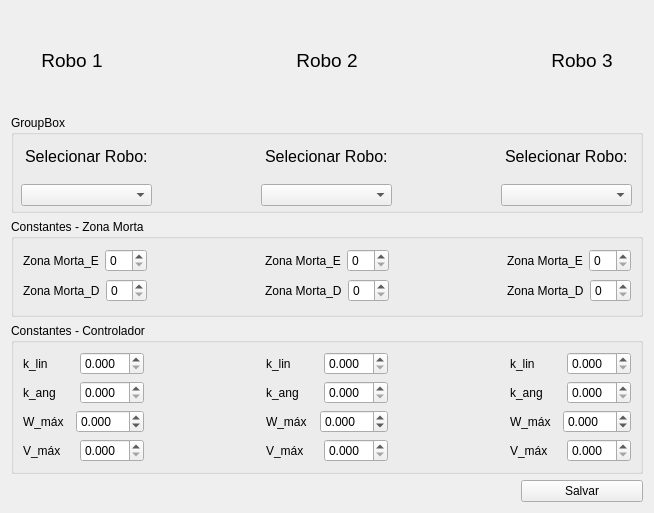
<?xml version="1.0" encoding="UTF-8"?>
<ui version="4.0">
 <class>Constantes_robot</class>
 <widget class="QWidget" name="Constantes_robot">
  <property name="geometry">
   <rect>
    <x>0</x>
    <y>0</y>
    <width>654</width>
    <height>513</height>
   </rect>
  </property>
  <property name="windowTitle">
   <string>Constantes</string>
  </property>
  <property name="windowIcon">
   <iconset>
    <activeon>:/icone/imagens/oie_transparent.png</activeon>
   </iconset>
  </property>
  <layout class="QGridLayout" name="gridLayout">
   <item row="7" column="1" colspan="5">
    <widget class="QGroupBox" name="groupBox">
     <property name="title">
      <string>Constantes - Zona Morta</string>
     </property>
     <layout class="QHBoxLayout" name="horizontalLayout_37">
      <item>
       <layout class="QVBoxLayout" name="verticalLayout_3">
        <item>
         <layout class="QHBoxLayout" name="horizontalLayout_7">
          <item>
           <widget class="QLabel" name="label_5">
            <property name="text">
             <string>Zona Morta_E</string>
            </property>
           </widget>
          </item>
          <item>
           <widget class="QSpinBox" name="rb1_ze"/>
          </item>
         </layout>
        </item>
        <item>
         <layout class="QHBoxLayout" name="horizontalLayout">
          <item>
           <widget class="QLabel" name="label_4">
            <property name="enabled">
             <bool>true</bool>
            </property>
            <property name="text">
             <string>Zona Morta_D</string>
            </property>
           </widget>
          </item>
          <item>
           <widget class="QSpinBox" name="rb1_zd"/>
          </item>
         </layout>
        </item>
       </layout>
      </item>
      <item>
       <spacer name="horizontalSpacer">
        <property name="orientation">
         <enum>Qt::Horizontal</enum>
        </property>
        <property name="sizeHint" stdset="0">
         <size>
          <width>121</width>
          <height>20</height>
         </size>
        </property>
       </spacer>
      </item>
      <item>
       <layout class="QVBoxLayout" name="verticalLayout_4">
        <item>
         <layout class="QHBoxLayout" name="horizontalLayout_35">
          <item>
           <widget class="QLabel" name="label_7">
            <property name="text">
             <string>Zona Morta_E</string>
            </property>
           </widget>
          </item>
          <item>
           <widget class="QSpinBox" name="rb2_ze"/>
          </item>
         </layout>
        </item>
        <item>
         <layout class="QHBoxLayout" name="horizontalLayout_36">
          <item>
           <widget class="QLabel" name="label_6">
            <property name="text">
             <string>Zona Morta_D</string>
            </property>
           </widget>
          </item>
          <item>
           <widget class="QSpinBox" name="rb2_zd"/>
          </item>
         </layout>
        </item>
       </layout>
      </item>
      <item>
       <spacer name="horizontalSpacer_2">
        <property name="orientation">
         <enum>Qt::Horizontal</enum>
        </property>
        <property name="sizeHint" stdset="0">
         <size>
          <width>120</width>
          <height>20</height>
         </size>
        </property>
       </spacer>
      </item>
      <item>
       <layout class="QVBoxLayout" name="verticalLayout_5">
        <item>
         <layout class="QHBoxLayout" name="horizontalLayout_6">
          <item>
           <widget class="QLabel" name="label_9">
            <property name="text">
             <string>Zona Morta_E</string>
            </property>
           </widget>
          </item>
          <item>
           <widget class="QSpinBox" name="rb3_ze"/>
          </item>
         </layout>
        </item>
        <item>
         <layout class="QHBoxLayout" name="horizontalLayout_32">
          <item>
           <widget class="QLabel" name="label_8">
            <property name="text">
             <string>Zona Morta_D</string>
            </property>
           </widget>
          </item>
          <item>
           <widget class="QSpinBox" name="rb3_zd">
            <property name="minimumSize">
             <size>
              <width>0</width>
              <height>0</height>
             </size>
            </property>
           </widget>
          </item>
         </layout>
        </item>
       </layout>
      </item>
     </layout>
    </widget>
   </item>
   <item row="8" column="1" colspan="5">
    <widget class="QGroupBox" name="groupBox_2">
     <property name="title">
      <string>Constantes - Controlador</string>
     </property>
     <layout class="QHBoxLayout" name="horizontalLayout_38">
      <item>
       <layout class="QVBoxLayout" name="verticalLayout_7">
        <item>
         <layout class="QHBoxLayout" name="horizontalLayout_9">
          <item>
           <widget class="QLabel" name="label_12">
            <property name="text">
             <string>k_lin</string>
            </property>
           </widget>
          </item>
          <item>
           <widget class="QDoubleSpinBox" name="rb1_klin">
            <property name="decimals">
             <number>3</number>
            </property>
           </widget>
          </item>
         </layout>
        </item>
        <item>
         <layout class="QHBoxLayout" name="horizontalLayout_10">
          <item>
           <widget class="QLabel" name="label_11">
            <property name="text">
             <string>k_ang</string>
            </property>
           </widget>
          </item>
          <item>
           <widget class="QDoubleSpinBox" name="rb1_kang">
            <property name="decimals">
             <number>3</number>
            </property>
           </widget>
          </item>
         </layout>
        </item>
        <item>
         <layout class="QHBoxLayout" name="horizontalLayout_11">
          <item>
           <widget class="QLabel" name="label_13">
            <property name="text">
             <string>W_máx</string>
            </property>
           </widget>
          </item>
          <item>
           <widget class="QDoubleSpinBox" name="rb1_wmax">
            <property name="decimals">
             <number>3</number>
            </property>
            <property name="minimum">
             <double>-99.000000000000000</double>
            </property>
           </widget>
          </item>
         </layout>
        </item>
        <item>
         <layout class="QHBoxLayout" name="horizontalLayout_8">
          <item>
           <widget class="QLabel" name="label_10">
            <property name="text">
             <string>V_máx</string>
            </property>
           </widget>
          </item>
          <item>
           <widget class="QDoubleSpinBox" name="rb1_vmax">
            <property name="decimals">
             <number>3</number>
            </property>
           </widget>
          </item>
         </layout>
        </item>
       </layout>
      </item>
      <item>
       <spacer name="horizontalSpacer_3">
        <property name="orientation">
         <enum>Qt::Horizontal</enum>
        </property>
        <property name="sizeType">
         <enum>QSizePolicy::Minimum</enum>
        </property>
        <property name="sizeHint" stdset="0">
         <size>
          <width>116</width>
          <height>20</height>
         </size>
        </property>
       </spacer>
      </item>
      <item>
       <layout class="QVBoxLayout" name="verticalLayout_8">
        <item>
         <layout class="QHBoxLayout" name="horizontalLayout_25">
          <item>
           <widget class="QLabel" name="label_28">
            <property name="text">
             <string>k_lin</string>
            </property>
           </widget>
          </item>
          <item>
           <widget class="QDoubleSpinBox" name="rb2_klin">
            <property name="decimals">
             <number>3</number>
            </property>
           </widget>
          </item>
         </layout>
        </item>
        <item>
         <layout class="QHBoxLayout" name="horizontalLayout_27">
          <item>
           <widget class="QLabel" name="label_30">
            <property name="text">
             <string>k_ang</string>
            </property>
           </widget>
          </item>
          <item>
           <widget class="QDoubleSpinBox" name="rb2_kang">
            <property name="decimals">
             <number>3</number>
            </property>
           </widget>
          </item>
         </layout>
        </item>
        <item>
         <layout class="QHBoxLayout" name="horizontalLayout_26">
          <item>
           <widget class="QLabel" name="label_29">
            <property name="text">
             <string>W_máx</string>
            </property>
           </widget>
          </item>
          <item>
           <widget class="QDoubleSpinBox" name="rb2_wmax">
            <property name="decimals">
             <number>3</number>
            </property>
            <property name="minimum">
             <double>-99.000000000000000</double>
            </property>
           </widget>
          </item>
         </layout>
        </item>
        <item>
         <layout class="QHBoxLayout" name="horizontalLayout_24">
          <item>
           <widget class="QLabel" name="label_27">
            <property name="text">
             <string>V_máx</string>
            </property>
           </widget>
          </item>
          <item>
           <widget class="QDoubleSpinBox" name="rb2_vmax">
            <property name="decimals">
             <number>3</number>
            </property>
           </widget>
          </item>
         </layout>
        </item>
       </layout>
      </item>
      <item>
       <spacer name="horizontalSpacer_4">
        <property name="orientation">
         <enum>Qt::Horizontal</enum>
        </property>
        <property name="sizeType">
         <enum>QSizePolicy::Minimum</enum>
        </property>
        <property name="sizeHint" stdset="0">
         <size>
          <width>116</width>
          <height>20</height>
         </size>
        </property>
       </spacer>
      </item>
      <item>
       <layout class="QVBoxLayout" name="verticalLayout_6">
        <item>
         <layout class="QHBoxLayout" name="horizontalLayout_29">
          <item>
           <widget class="QLabel" name="label_32">
            <property name="text">
             <string>k_lin</string>
            </property>
           </widget>
          </item>
          <item>
           <widget class="QDoubleSpinBox" name="rb3_klin">
            <property name="decimals">
             <number>3</number>
            </property>
           </widget>
          </item>
         </layout>
        </item>
        <item>
         <layout class="QHBoxLayout" name="horizontalLayout_31">
          <item>
           <widget class="QLabel" name="label_34">
            <property name="text">
             <string>k_ang</string>
            </property>
           </widget>
          </item>
          <item>
           <widget class="QDoubleSpinBox" name="rb3_kang">
            <property name="decimals">
             <number>3</number>
            </property>
           </widget>
          </item>
         </layout>
        </item>
        <item>
         <layout class="QHBoxLayout" name="horizontalLayout_30">
          <item>
           <widget class="QLabel" name="label_33">
            <property name="text">
             <string>W_máx</string>
            </property>
           </widget>
          </item>
          <item>
           <widget class="QDoubleSpinBox" name="rb3_wmax">
            <property name="decimals">
             <number>3</number>
            </property>
            <property name="minimum">
             <double>-99.000000000000000</double>
            </property>
           </widget>
          </item>
         </layout>
        </item>
        <item>
         <layout class="QHBoxLayout" name="horizontalLayout_28">
          <item>
           <widget class="QLabel" name="label_31">
            <property name="text">
             <string>V_máx</string>
            </property>
           </widget>
          </item>
          <item>
           <widget class="QDoubleSpinBox" name="rb3_vmax">
            <property name="decimals">
             <number>3</number>
            </property>
           </widget>
          </item>
         </layout>
        </item>
       </layout>
      </item>
     </layout>
     <zorder>horizontalSpacer_3</zorder>
     <zorder>horizontalSpacer_4</zorder>
    </widget>
   </item>
   <item row="0" column="4">
    <spacer name="horizontalSpacer_5">
     <property name="orientation">
      <enum>Qt::Horizontal</enum>
     </property>
     <property name="sizeType">
      <enum>QSizePolicy::Minimum</enum>
     </property>
     <property name="sizeHint" stdset="0">
      <size>
       <width>120</width>
       <height>20</height>
      </size>
     </property>
    </spacer>
   </item>
   <item row="0" column="3">
    <widget class="QLabel" name="label_2">
     <property name="font">
      <font>
       <pointsize>14</pointsize>
      </font>
     </property>
     <property name="text">
      <string>Robo 2</string>
     </property>
     <property name="alignment">
      <set>Qt::AlignCenter</set>
     </property>
    </widget>
   </item>
   <item row="0" column="1">
    <widget class="QLabel" name="label">
     <property name="font">
      <font>
       <pointsize>14</pointsize>
      </font>
     </property>
     <property name="text">
      <string>Robo 1</string>
     </property>
     <property name="alignment">
      <set>Qt::AlignCenter</set>
     </property>
    </widget>
   </item>
   <item row="1" column="1" colspan="5">
    <widget class="QGroupBox" name="groupBox_3">
     <property name="title">
      <string>GroupBox</string>
     </property>
     <widget class="QWidget" name="verticalLayoutWidget">
      <property name="geometry">
       <rect>
        <x>10</x>
        <y>20</y>
        <width>131</width>
        <height>71</height>
       </rect>
      </property>
      <layout class="QVBoxLayout" name="verticalLayout_2">
       <item alignment="Qt::AlignHCenter">
        <widget class="QLabel" name="label_14">
         <property name="font">
          <font>
           <pointsize>12</pointsize>
          </font>
         </property>
         <property name="text">
          <string>Selecionar Robo:</string>
         </property>
        </widget>
       </item>
       <item>
        <widget class="QComboBox" name="id_rb1"/>
       </item>
      </layout>
     </widget>
     <widget class="QWidget" name="verticalLayoutWidget_2">
      <property name="geometry">
       <rect>
        <x>250</x>
        <y>20</y>
        <width>131</width>
        <height>71</height>
       </rect>
      </property>
      <layout class="QVBoxLayout" name="verticalLayout_9">
       <item alignment="Qt::AlignHCenter">
        <widget class="QLabel" name="label_15">
         <property name="font">
          <font>
           <pointsize>12</pointsize>
          </font>
         </property>
         <property name="text">
          <string>Selecionar Robo:</string>
         </property>
        </widget>
       </item>
       <item>
        <widget class="QComboBox" name="id_rb2"/>
       </item>
      </layout>
     </widget>
     <widget class="QWidget" name="verticalLayoutWidget_3">
      <property name="geometry">
       <rect>
        <x>490</x>
        <y>20</y>
        <width>131</width>
        <height>71</height>
       </rect>
      </property>
      <layout class="QVBoxLayout" name="verticalLayout_10">
       <item alignment="Qt::AlignHCenter">
        <widget class="QLabel" name="label_16">
         <property name="font">
          <font>
           <pointsize>12</pointsize>
          </font>
         </property>
         <property name="text">
          <string>Selecionar Robo:</string>
         </property>
        </widget>
       </item>
       <item>
        <widget class="QComboBox" name="id_rb3"/>
       </item>
      </layout>
     </widget>
    </widget>
   </item>
   <item row="9" column="5">
    <widget class="QPushButton" name="pushButton">
     <property name="text">
      <string>Salvar</string>
     </property>
    </widget>
   </item>
   <item row="0" column="2">
    <spacer name="horizontalSpacer_6">
     <property name="orientation">
      <enum>Qt::Horizontal</enum>
     </property>
     <property name="sizeType">
      <enum>QSizePolicy::Minimum</enum>
     </property>
     <property name="sizeHint" stdset="0">
      <size>
       <width>120</width>
       <height>20</height>
      </size>
     </property>
    </spacer>
   </item>
   <item row="0" column="5">
    <widget class="QLabel" name="label_3">
     <property name="font">
      <font>
       <pointsize>14</pointsize>
      </font>
     </property>
     <property name="text">
      <string>Robo 3</string>
     </property>
     <property name="alignment">
      <set>Qt::AlignCenter</set>
     </property>
    </widget>
   </item>
  </layout>
  <zorder>label</zorder>
  <zorder>label_2</zorder>
  <zorder>label_3</zorder>
  <zorder>pushButton</zorder>
  <zorder>groupBox</zorder>
  <zorder>groupBox_2</zorder>
  <zorder>horizontalSpacer_5</zorder>
  <zorder>horizontalSpacer_6</zorder>
  <zorder>groupBox_3</zorder>
 </widget>
 <resources/>
 <connections/>
</ui>
